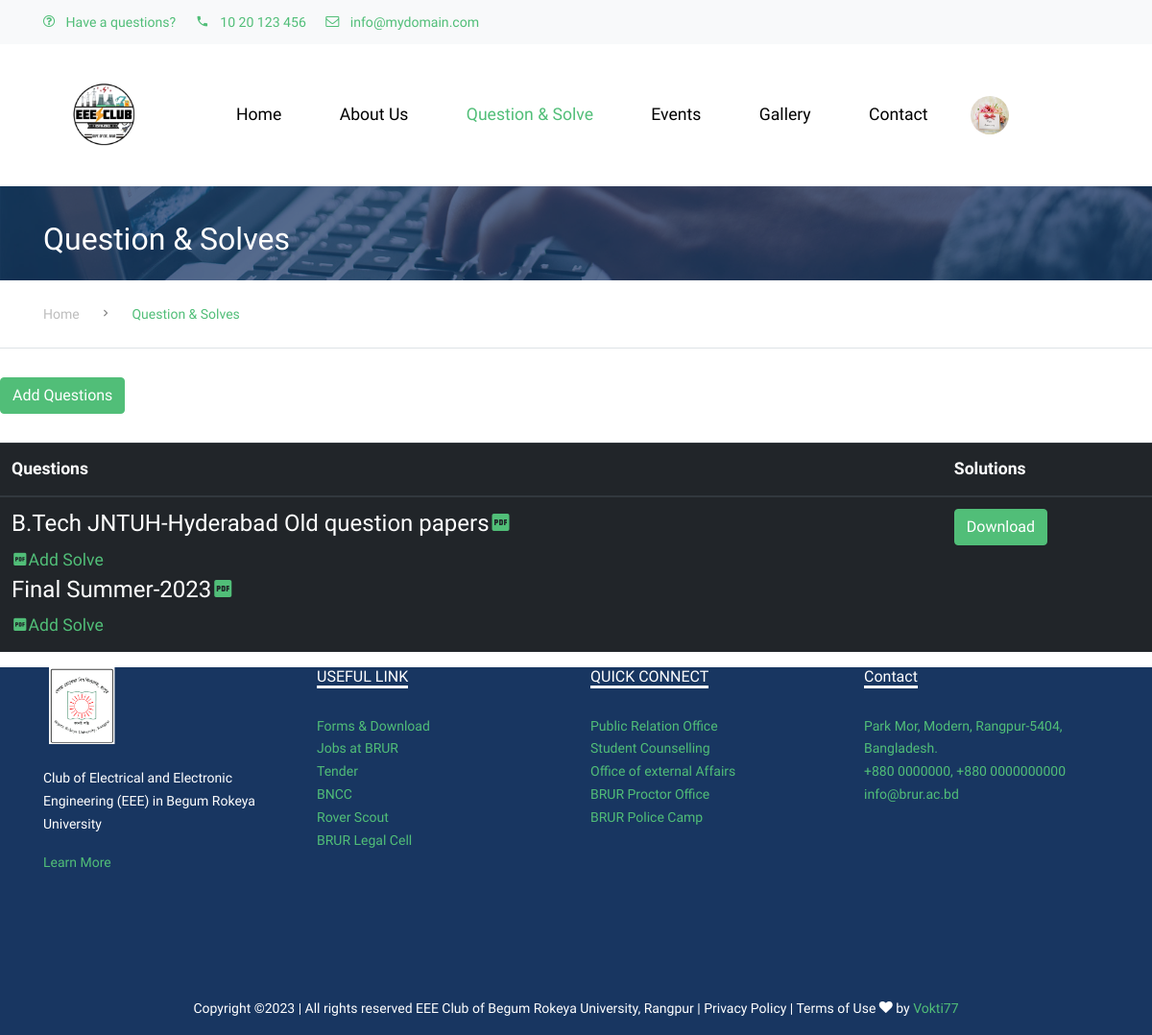
Page /questions/ (signed in) on the committed database.
### account/models.py (models this page shows, shortened)
class DonorProfile(models.Model):
    user = models.OneToOneField(User, on_delete=models.CASCADE)
    name = models.CharField(max_length=100)
    email = models.EmailField(max_length=100)
    contact = models.CharField(max_length=100)
    address = models.CharField(max_length=100)
    image = models.FileField(upload_to='image/')
    BLOOD = [
        ('A+', 'A+'),
        ('B+', 'B+'),
        ('O+', 'O+'),
        ('AB+', 'AB+'),
        ('AB-', 'AB-'),
        ('A-', 'A-'),
        ('B-', 'B-')
    ]
    blood = models.CharField(max_length=5, choices=BLOOD, default='B+', null=True)

### question/models.py (models this page shows, shortened)
class QuestionPaper(models.Model):
    title = models.CharField(max_length=200)
    description = models.TextField()
    image = models.ImageField(upload_to='questions/')
    pdf_file = models.FileField(upload_to='question_papers/')

class Solution(models.Model):
    question_paper = models.ForeignKey(QuestionPaper, on_delete=models.CASCADE)
    user = models.ForeignKey(User, on_delete=models.CASCADE)
    description = models.TextField()
    pdf_file = models.FileField(upload_to='solutions/')

### base/views.py (the view)
# urls.py: path('questions/', views.questions, name='questions'),
def questions(request):
    questions = QuestionPaper.objects.all()
    solutions = Solution.objects.all()
    context = {
        'questions': questions,
        'solutions': solutions,
    }
    return render(request, 'pages/qs.html' , context)

### templates/pages/qs.html
{% extends 'base.html' %}
{% load static %}
{% block content %}
<div class="site-section ftco-subscribe-1 site-blocks-cover pb-4" style="background-image: url('/static/images/bg_1.jpg')">
  <div class="container">
    <div class="row align-items-end">
      <div class="col-lg-7">
        <h2 class="mb-0">Question & Solves</h2>
      </div>
    </div>
  </div>
</div>
<div class="custom-breadcrumns border-bottom">
  <div class="container">
    <a href="{% url 'index' %}">Home</a>
    <span class="mx-3 icon-keyboard_arrow_right"></span>
    <span class="current">Question & Solves</span>
  </div>
</div>
<br>
<a href="{% url 'upload_question_paper'%}" class="btn btn-primary">Add Questions </a>
<br>
<br>
<table class="table table-dark table-hover">
  <thead>
    <tr>
      <th scope="col">Questions</th>
      <th scope="col">Solutions</th>
    </tr>
  </thead>
  <tbody>
    <tr>
      <td scope="col">
              {% for q in questions%}
              <h4>{{ q.title }}<a href="{% url 'download_question_paper' q.id %}" class="mdi mdi-file-pdf-box"></a></h4>
              <a href="{% url 'upload_solution' q.id %}" class="mdi mdi-file-pdf-box">Add Solve </a>
              {% endfor %}
      </td>
      <td scope="col">
            {% for s in solutions %}
            <a href="{% url 'download_solution' s.id %}" class="btn btn-primary">Download</a>
            {% endfor %}
      </td>
    </tr>
  </tbody>
</table>
{% endblock %}

### templates/nav.html (shortened to what this page needs)
{%load static%}
<header class="site-navbar py-4 js-sticky-header site-navbar-target" role="banner">
    <div class="container">
      <div class="d-flex align-items-center">
        <div class="site-logo">
          <a href="{% url 'index' %}" class="d-block">
            <img src="{% static 'images/ll.jpg' %}" alt="Image" class="img-fluid" style="height: 100px;">
          </a>
        </div>
        <div class="mr-auto">
          <nav class="site-navigation position-relative text-right navbar navbar-dark navbar-expand-sm" role="navigation">
            <ul class="site-menu main-menu js-clone-nav mr-auto d-none d-lg-block">
              <li {% if "/" == request.path %}
                class="nav-item active mr-3"
                {% else %}
                  class="nav-item mr-3"
               {% endif %}
          >
                <a href="{% url 'index' %}" class="nav-link text-left">Home</a>
              </li>
              <li {% if "about/" in request.path %}
                class="nav-item active mr-3"
                {% else %}
                  class="nav-item mr-3"
               {% endif %}
          >
                <a href="{% url 'about' %}" class="nav-link text-left">About Us</a>
              </li>
              <li {% if "questions/" in request.path %}
                class="nav-item active mr-3"
                {% else %}
                  class="nav-item mr-3"
               {% endif %}
          >
          <a href="{% url 'questions' %}" class="nav-link text-left">Question & Solve</a>
              </li>
              <li {% if "initiative/" in request.path %}
                class="nav-item active mr-3"
                {% else %}
                  class="nav-item mr-3"
               {% endif %}
          >
                <a href="{% url 'initiative' %}" class="nav-link text-left">Events</a>
              </li>
              <li {% if "gallery/" in request.path %}
              class="nav-item active mr-3"
              {% else %}
                class="nav-item mr-3"
             {% endif %}
        >
              <a href="{% url 'gallery' %}" class="nav-link text-left">Gallery</a>
            </li>
              <li {% if "contact/" in request.path %}
                class="nav-item active mr-3"
                {% else %}
                  class="nav-item mr-3"
               {% endif %}
          >
                  <a href="{% url 'contact' %}" class="nav-link text-left">Contact</a>
                </li>
            </ul>
            {% if request.user.is_authenticated %}
              <div class="collapse navbar-collapse" id="navbar-list-4">
                <ul class="navbar-nav">
                    <li class="nav-item dropdown">
                    <a class="nav-link dropdown-toggle" href="#" id="navbarDropdownMenuLink" role="button" data-toggle="dropdown" aria-haspopup="true" aria-expanded="false">
                      {% if user.is_superuser %}
                      <img src="static/images/Vokti.jpg" width="40" height="40" class="rounded-circle">
                      {% else %}
                        {% if user.donorprofile.image %}
                        <img src="{{ user.donorprofile.image.url }}" width="40" height="40" class="rounded-circle">
                        {% else %}
                        <img src="{{ user.memberprofile.image.url }}" width="40" height="40" class="rounded-circle">
                        {% endif %}
                      {% endif %}
                    </a>
                  </li>
                </ul>
              </div>
            {% endif %}
        </nav>
    </div>
      </div>
    </div>
  </header>

### static/css/style.css (style rules this page uses)
body { line-height: 1.7; color: gray; font-weight: 300; font-size: 1.1rem; }
a { -webkit-transition: .3s all ease; -o-transition: .3s all ease; transition: .3s all ease; }
h1, h2, h3, h4, h5, .h1, .h2, .h3, .h4, .h5 { font-family: "Muli", -apple-system, BlinkMacSystemFont, "Segoe UI", Roboto, "Helvetica Neue", Arial, sans-serif, "Apple Color Emoji", "Segoe UI Emoji", "Segoe UI Symbol", "Noto Color Emoji"; }
.site-section { padding: 2.5em 0; }
@media (min-width: 768px) { .site-section { padding: 5em 0; } }
.site-logo { position: relative; font-weight: 900; font-size: 1.3rem; }
.site-logo a { color: #000; }
.site-navbar { margin-bottom: 0px; z-index: 1999; position: absolute; width: 100%; }
.site-navbar .site-navigation .site-menu { margin-bottom: 0; }
.site-navbar .site-navigation .site-menu .active > a { color: #51be78; display: inline-block; padding: 5px 20px; }
.site-navbar .site-navigation .site-menu a { text-decoration: none !important; display: inline-block; }
.site-navbar .site-navigation .site-menu > li { display: inline-block; }
.site-navbar .site-navigation .site-menu > li > a { padding: 20px 20px; color: #000; display: inline-block; text-decoration: none !important; }
.site-mobile-menu .site-nav-wrap { padding: 0; margin: 0; list-style: none; position: relative; }
.site-mobile-menu .site-nav-wrap a { padding: 10px 20px; display: block; position: relative; color: #212529; }
.site-mobile-menu .site-nav-wrap li { position: relative; display: block; }
.site-mobile-menu .site-nav-wrap > li { display: block; position: relative; float: left; width: 100%; }
.site-mobile-menu .site-nav-wrap > li > a { padding-left: 20px; font-size: 20px; }
.sticky-wrapper + .site-blocks-cover { margin-top: 96px; }
.sticky-wrapper .site-navbar { -webkit-transition: .3s all ease; -o-transition: .3s all ease; transition: .3s all ease; background: #fff; }
.sticky-wrapper .site-navbar .site-logo a { color: #000; }
.sticky-wrapper .site-navbar .site-menu > li { display: inline-block; }
.custom-breadcrumns { padding: 20px 0; }
.custom-breadcrumns span, .custom-breadcrumns a { font-size: 14px; }
.custom-breadcrumns a { display: inline-block; color: #bdbdbd; }
.custom-breadcrumns .current { color: #51be78; }
.ftco-subscribe-1 { background-size: cover; background-position: center center; background-repeat: no-repeat; position: relative; }
.ftco-subscribe-1:before { position: absolute; content: ""; background: #183661; opacity: .7; z-index: 1; top: 0; left: 0; right: 0; bottom: 0; }
.ftco-subscribe-1 > .container { position: relative; z-index: 2; }
.ftco-subscribe-1 > .container h2, .ftco-subscribe-1 > .container p { color: #fff; }

### rows in the picture
QuestionPaper: title "B.Tech JNTUH-Hyderabad Old question papers"
QuestionPaper: title "Final Summer-2023"
